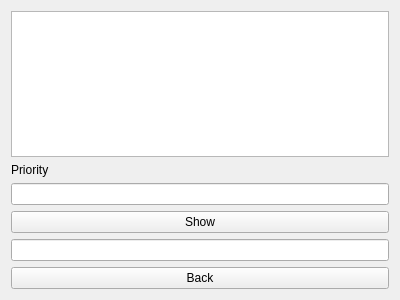
<?xml version="1.0" encoding="UTF-8"?>
<ui version="4.0">
 <class>gui</class>
 <widget class="QWidget" name="gui">
  <property name="geometry">
   <rect>
    <x>0</x>
    <y>0</y>
    <width>400</width>
    <height>300</height>
   </rect>
  </property>
  <property name="windowTitle">
   <string>gui</string>
  </property>
  <layout class="QVBoxLayout" name="verticalLayout">
   <item>
    <widget class="QListWidget" name="taskListWidget"/>
   </item>
   <item>
    <widget class="QLabel" name="label">
     <property name="text">
      <string>Priority</string>
     </property>
    </widget>
   </item>
   <item>
    <widget class="QLineEdit" name="priorityLineEdit"/>
   </item>
   <item>
    <widget class="QPushButton" name="showPushButton">
     <property name="text">
      <string>Show</string>
     </property>
    </widget>
   </item>
   <item>
    <widget class="QLineEdit" name="durationLineEdit"/>
   </item>
   <item>
    <widget class="QPushButton" name="backPushButton">
     <property name="text">
      <string>Back</string>
     </property>
    </widget>
   </item>
  </layout>
 </widget>
 <resources/>
 <connections/>
</ui>
